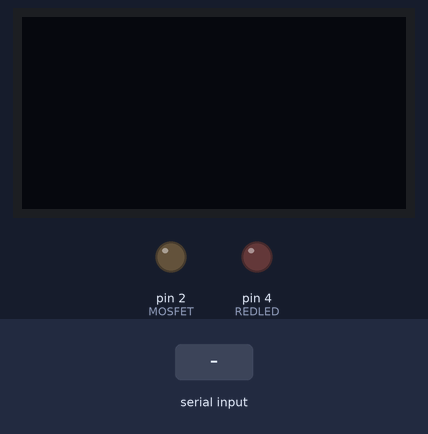
The sketch below on a simulated Arduino Uno, built with avr-gcc and run on an emulated ATmega328P. On the bench: 128×64 one-colour display, output pins drawn as LEDs (lit = HIGH). The inputs (shaded band) are chosen by the test bench.

Above: at 1.2 s.
1.3 s: byte 255 (255) received over Serial
At 2.5 s:
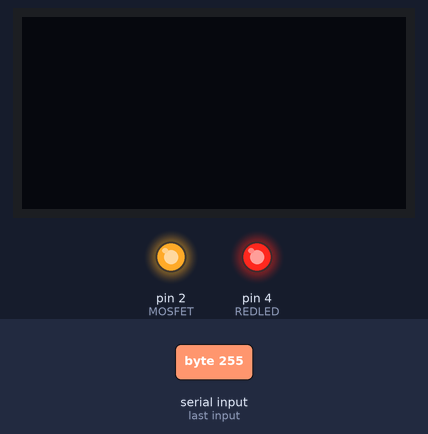
2.8 s: "1" received over Serial
At 4.0 s:
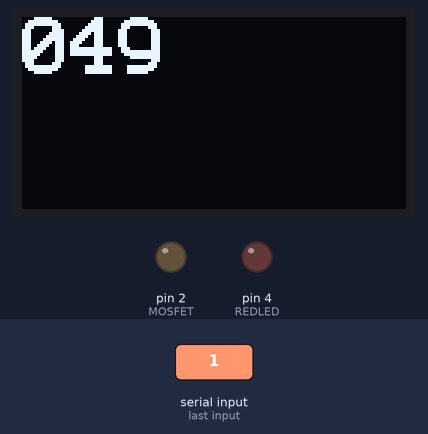
4.3 s: "0" received over Serial
At 5.2 s:
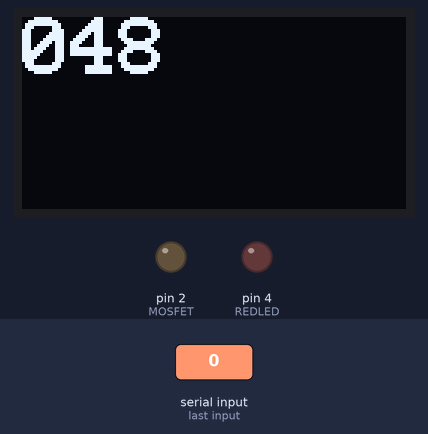
Timing chart, 0 to 7.3 s (numbered marks = the images above; inputs shaded):
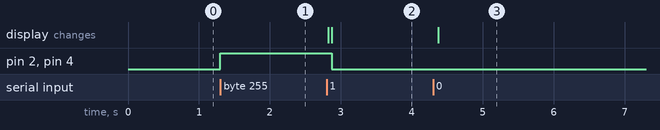

The sketch:

labHpartB.ino
```cpp
#include <Arduino.h>
#include <U8x8lib.h>

#define MOSFET 2   // The MOSFET driver for the water pump on digital I/O 2
#define REDLED 4   // Big red LED on digital I/O 4
#define BUTTON 6   // Push button on digital I/O 6

auto display = U8X8_SSD1306_128X64_NONAME_HW_I2C(U8X8_PIN_NONE);

void setup() {
    Serial.begin(9600);

    display.begin();
    display.setFlipMode(1);
    display.clearDisplay();

    pinMode(MOSFET, OUTPUT); // Sets the D2 pin (MOSFET + Pump) to output
    pinMode(REDLED, OUTPUT); // Sets the D4 pin (LED) to output
    pinMode(BUTTON, INPUT); // Sets the D6 pin (Button) to input
}

void loop() {
    display.setFont(u8x8_font_profont29_2x3_r);
    display.setCursor(0, 0);

    if (!Serial.available()) {
        return;
    }

    const auto receivedData = Serial.read();

    char buf[16];
    sprintf(buf, "%03d", receivedData);

    if(receivedData<100){
      display.print(buf);
      digitalWrite(MOSFET,LOW);
      digitalWrite(REDLED,LOW);
     }
     else if(receivedData == 255){
      digitalWrite(MOSFET,HIGH);
      digitalWrite(REDLED,HIGH);
     }
     else {
      display.print("error");
      digitalWrite(MOSFET,LOW);
     }
}
```

Measured:
- after the input at 1.3 s, pin 2 (MOSFET), pin 4 (REDLED): LOW → HIGH at once
- after the input at 2.8 s, pin 2 (MOSFET), pin 4 (REDLED): HIGH → LOW after 0.07 s; the display: first changes at once (image 2 shows a later state)
- after the input at 4.3 s, the display: changes after 0.07 s (image 3)
